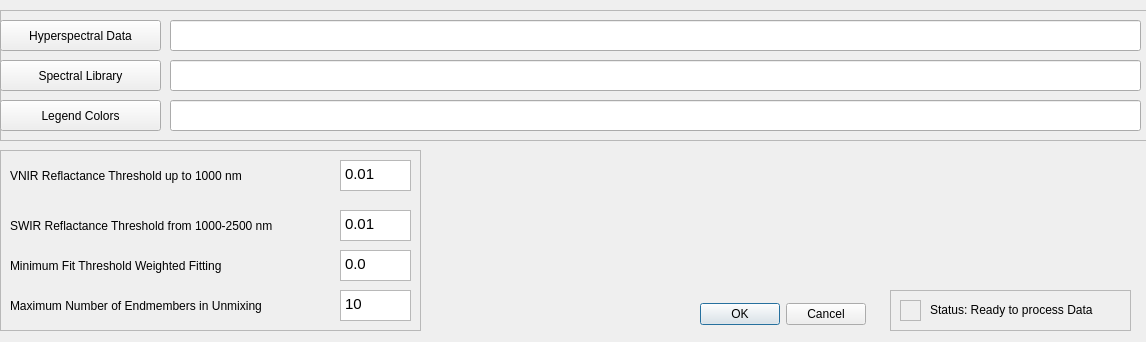
<?xml version="1.0" encoding="UTF-8"?>
<ui version="4.0">
 <class>dialog</class>
 <widget class="QDialog" name="dialog">
  <property name="geometry">
   <rect>
    <x>0</x>
    <y>0</y>
    <width>1146</width>
    <height>342</height>
   </rect>
  </property>
  <property name="mouseTracking">
   <bool>false</bool>
  </property>
  <property name="windowTitle">
   <string>EnGeoMAP 3.2</string>
  </property>
  <widget class="QFrame" name="frame">
   <property name="geometry">
    <rect>
     <x>0</x>
     <y>10</y>
     <width>1151</width>
     <height>131</height>
    </rect>
   </property>
   <property name="frameShape">
    <enum>QFrame::StyledPanel</enum>
   </property>
   <property name="frameShadow">
    <enum>QFrame::Raised</enum>
   </property>
   <widget class="QPushButton" name="enmap_data">
    <property name="geometry">
     <rect>
      <x>0</x>
      <y>10</y>
      <width>161</width>
      <height>31</height>
     </rect>
    </property>
    <property name="text">
     <string>Hyperspectral Data</string>
    </property>
   </widget>
   <widget class="QPushButton" name="choose_lib">
    <property name="geometry">
     <rect>
      <x>0</x>
      <y>50</y>
      <width>161</width>
      <height>31</height>
     </rect>
    </property>
    <property name="text">
     <string>Spectral Library</string>
    </property>
   </widget>
   <widget class="QPushButton" name="choose_csv">
    <property name="geometry">
     <rect>
      <x>0</x>
      <y>90</y>
      <width>161</width>
      <height>31</height>
     </rect>
    </property>
    <property name="text">
     <string>Legend Colors</string>
    </property>
   </widget>
   <widget class="QLineEdit" name="input_image">
    <property name="geometry">
     <rect>
      <x>170</x>
      <y>10</y>
      <width>971</width>
      <height>31</height>
     </rect>
    </property>
   </widget>
   <widget class="QLineEdit" name="speclib">
    <property name="geometry">
     <rect>
      <x>170</x>
      <y>50</y>
      <width>971</width>
      <height>31</height>
     </rect>
    </property>
   </widget>
   <widget class="QLineEdit" name="colormap">
    <property name="geometry">
     <rect>
      <x>170</x>
      <y>90</y>
      <width>971</width>
      <height>31</height>
     </rect>
    </property>
   </widget>
  </widget>
  <widget class="QFrame" name="frame_2">
   <property name="geometry">
    <rect>
     <x>0</x>
     <y>150</y>
     <width>421</width>
     <height>181</height>
    </rect>
   </property>
   <property name="frameShape">
    <enum>QFrame::StyledPanel</enum>
   </property>
   <property name="frameShadow">
    <enum>QFrame::Raised</enum>
   </property>
   <widget class="QTextEdit" name="vnir_thresh">
    <property name="geometry">
     <rect>
      <x>340</x>
      <y>10</y>
      <width>71</width>
      <height>31</height>
     </rect>
    </property>
    <property name="inputMethodHints">
     <set>Qt::ImhDigitsOnly</set>
    </property>
    <property name="html">
     <string>&lt;!DOCTYPE HTML PUBLIC &quot;-//W3C//DTD HTML 4.0//EN&quot; &quot;http://www.w3.org/TR/REC-html40/strict.dtd&quot;&gt;
&lt;html&gt;&lt;head&gt;&lt;meta name=&quot;qrichtext&quot; content=&quot;1&quot; /&gt;&lt;style type=&quot;text/css&quot;&gt;
p, li { white-space: pre-wrap; }
&lt;/style&gt;&lt;/head&gt;&lt;body style=&quot; font-family:'MS Shell Dlg 2'; font-size:7.8pt; font-weight:400; font-style:normal;&quot;&gt;
&lt;p style=&quot; margin-top:0px; margin-bottom:0px; margin-left:0px; margin-right:0px; -qt-block-indent:0; text-indent:0px;&quot;&gt;&lt;span style=&quot; font-family:'Cantarell'; font-size:11pt;&quot;&gt;0.01&lt;/span&gt;&lt;/p&gt;&lt;/body&gt;&lt;/html&gt;</string>
    </property>
    <property name="overwriteMode">
     <bool>false</bool>
    </property>
   </widget>
   <widget class="QLabel" name="label">
    <property name="geometry">
     <rect>
      <x>10</x>
      <y>10</y>
      <width>301</width>
      <height>31</height>
     </rect>
    </property>
    <property name="text">
     <string>VNIR Reflactance Threshold up to 1000 nm</string>
    </property>
   </widget>
   <widget class="QLabel" name="label_2">
    <property name="geometry">
     <rect>
      <x>10</x>
      <y>60</y>
      <width>331</width>
      <height>31</height>
     </rect>
    </property>
    <property name="text">
     <string>SWIR Reflactance Threshold from 1000-2500 nm</string>
    </property>
   </widget>
   <widget class="QTextEdit" name="swir_thresh">
    <property name="geometry">
     <rect>
      <x>340</x>
      <y>60</y>
      <width>71</width>
      <height>31</height>
     </rect>
    </property>
    <property name="inputMethodHints">
     <set>Qt::ImhDigitsOnly</set>
    </property>
    <property name="html">
     <string>&lt;!DOCTYPE HTML PUBLIC &quot;-//W3C//DTD HTML 4.0//EN&quot; &quot;http://www.w3.org/TR/REC-html40/strict.dtd&quot;&gt;
&lt;html&gt;&lt;head&gt;&lt;meta name=&quot;qrichtext&quot; content=&quot;1&quot; /&gt;&lt;style type=&quot;text/css&quot;&gt;
p, li { white-space: pre-wrap; }
&lt;/style&gt;&lt;/head&gt;&lt;body style=&quot; font-family:'MS Shell Dlg 2'; font-size:7.8pt; font-weight:400; font-style:normal;&quot;&gt;
&lt;p style=&quot; margin-top:0px; margin-bottom:0px; margin-left:0px; margin-right:0px; -qt-block-indent:0; text-indent:0px;&quot;&gt;&lt;span style=&quot; font-family:'Cantarell'; font-size:11pt;&quot;&gt;0.01&lt;/span&gt;&lt;/p&gt;&lt;/body&gt;&lt;/html&gt;</string>
    </property>
    <property name="overwriteMode">
     <bool>false</bool>
    </property>
   </widget>
   <widget class="QLabel" name="label_3">
    <property name="geometry">
     <rect>
      <x>10</x>
      <y>100</y>
      <width>301</width>
      <height>31</height>
     </rect>
    </property>
    <property name="text">
     <string>Minimum Fit Threshold Weighted Fitting</string>
    </property>
   </widget>
   <widget class="QTextEdit" name="fit_thresh">
    <property name="geometry">
     <rect>
      <x>340</x>
      <y>100</y>
      <width>71</width>
      <height>31</height>
     </rect>
    </property>
    <property name="inputMethodHints">
     <set>Qt::ImhDigitsOnly</set>
    </property>
    <property name="html">
     <string>&lt;!DOCTYPE HTML PUBLIC &quot;-//W3C//DTD HTML 4.0//EN&quot; &quot;http://www.w3.org/TR/REC-html40/strict.dtd&quot;&gt;
&lt;html&gt;&lt;head&gt;&lt;meta name=&quot;qrichtext&quot; content=&quot;1&quot; /&gt;&lt;style type=&quot;text/css&quot;&gt;
p, li { white-space: pre-wrap; }
&lt;/style&gt;&lt;/head&gt;&lt;body style=&quot; font-family:'MS Shell Dlg 2'; font-size:7.8pt; font-weight:400; font-style:normal;&quot;&gt;
&lt;p style=&quot; margin-top:0px; margin-bottom:0px; margin-left:0px; margin-right:0px; -qt-block-indent:0; text-indent:0px;&quot;&gt;&lt;span style=&quot; font-family:'Cantarell'; font-size:11pt;&quot;&gt;0.0&lt;/span&gt;&lt;/p&gt;&lt;/body&gt;&lt;/html&gt;</string>
    </property>
    <property name="overwriteMode">
     <bool>false</bool>
    </property>
   </widget>
   <widget class="QLabel" name="label_4">
    <property name="geometry">
     <rect>
      <x>10</x>
      <y>140</y>
      <width>301</width>
      <height>31</height>
     </rect>
    </property>
    <property name="text">
     <string>Maximum Number of Endmembers in Unmixing</string>
    </property>
   </widget>
   <widget class="QTextEdit" name="ixminerals">
    <property name="geometry">
     <rect>
      <x>340</x>
      <y>140</y>
      <width>71</width>
      <height>31</height>
     </rect>
    </property>
    <property name="inputMethodHints">
     <set>Qt::ImhDigitsOnly</set>
    </property>
    <property name="html">
     <string>&lt;!DOCTYPE HTML PUBLIC &quot;-//W3C//DTD HTML 4.0//EN&quot; &quot;http://www.w3.org/TR/REC-html40/strict.dtd&quot;&gt;
&lt;html&gt;&lt;head&gt;&lt;meta name=&quot;qrichtext&quot; content=&quot;1&quot; /&gt;&lt;style type=&quot;text/css&quot;&gt;
p, li { white-space: pre-wrap; }
&lt;/style&gt;&lt;/head&gt;&lt;body style=&quot; font-family:'MS Shell Dlg 2'; font-size:7.8pt; font-weight:400; font-style:normal;&quot;&gt;
&lt;p style=&quot; margin-top:0px; margin-bottom:0px; margin-left:0px; margin-right:0px; -qt-block-indent:0; text-indent:0px;&quot;&gt;&lt;span style=&quot; font-family:'Cantarell'; font-size:11pt;&quot;&gt;10&lt;/span&gt;&lt;/p&gt;&lt;/body&gt;&lt;/html&gt;</string>
    </property>
    <property name="overwriteMode">
     <bool>false</bool>
    </property>
   </widget>
  </widget>
  <widget class="QDialogButtonBox" name="buttonBox">
   <property name="geometry">
    <rect>
     <x>700</x>
     <y>300</y>
     <width>166</width>
     <height>28</height>
    </rect>
   </property>
   <property name="standardButtons">
    <set>QDialogButtonBox::Cancel|QDialogButtonBox::Ok</set>
   </property>
  </widget>
  <widget class="QFrame" name="frame_4">
   <property name="geometry">
    <rect>
     <x>890</x>
     <y>290</y>
     <width>241</width>
     <height>41</height>
    </rect>
   </property>
   <property name="autoFillBackground">
    <bool>true</bool>
   </property>
   <property name="frameShape">
    <enum>QFrame::StyledPanel</enum>
   </property>
   <property name="frameShadow">
    <enum>QFrame::Raised</enum>
   </property>
   <widget class="QLabel" name="label_5">
    <property name="geometry">
     <rect>
      <x>40</x>
      <y>10</y>
      <width>181</width>
      <height>20</height>
     </rect>
    </property>
    <property name="text">
     <string>Status: Ready to process Data</string>
    </property>
   </widget>
   <widget class="QFrame" name="frame_5">
    <property name="geometry">
     <rect>
      <x>10</x>
      <y>10</y>
      <width>21</width>
      <height>21</height>
     </rect>
    </property>
    <property name="autoFillBackground">
     <bool>true</bool>
    </property>
    <property name="styleSheet">
     <string notr="true">color: rgb(0, 255, 0);</string>
    </property>
    <property name="frameShape">
     <enum>QFrame::StyledPanel</enum>
    </property>
    <property name="frameShadow">
     <enum>QFrame::Raised</enum>
    </property>
   </widget>
  </widget>
 </widget>
 <resources/>
 <connections/>
</ui>
